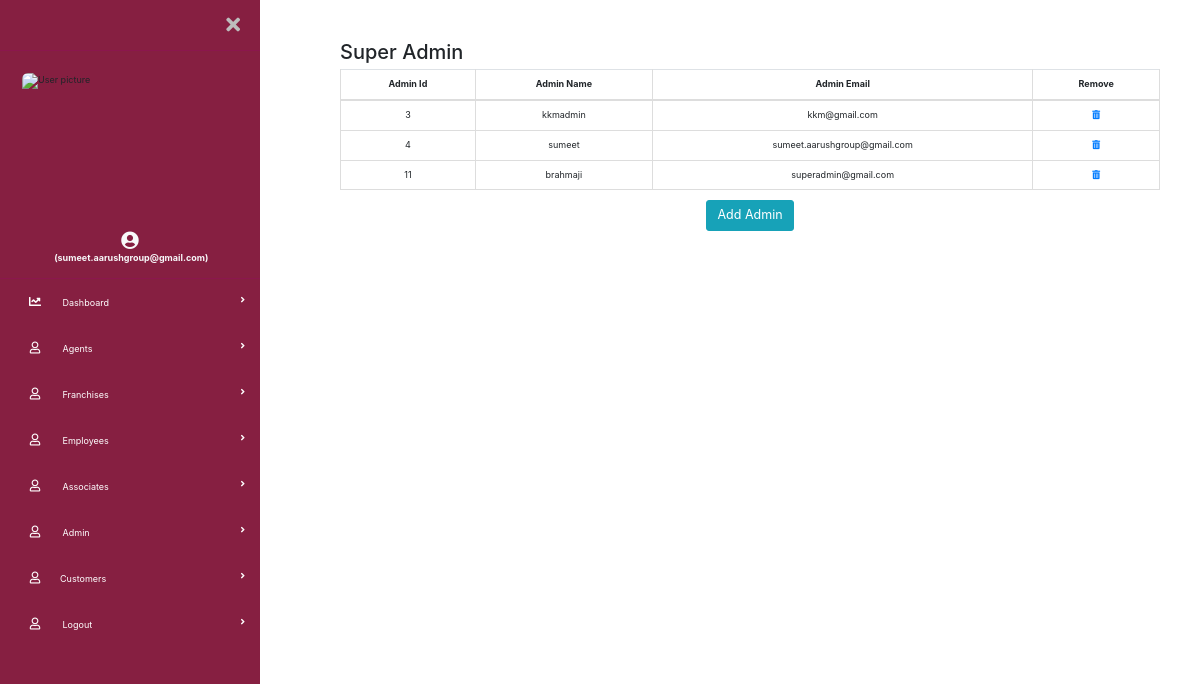
The app's page /backend/Admin_panel/SuperAdmin_list.php (signed in) with its own data.
### tables this page shows
CREATE TABLE `adminlist` (
  `adminid` int(10) NOT NULL,
  `adminname` varchar(100) NOT NULL,
  `adminemail` varchar(100) NOT NULL,
  `adminpass` varchar(100) NOT NULL,
  `admincnfpass` varchar(100) NOT NULL
);

### backend/Admin_panel/SuperAdmin_list.php (the view, shortened to what this page needs)
<?php
include '../database.php';
$qry = "select * from adminlist";
$sql = mysqli_query($dbc, $qry) or die(mysqli_error($dbc));
$countadmin = mysqli_num_rows($sql);
?>
<!DOCTYPE html>
<html lang="en">
<link href="css/bootstrap.min.css" rel="stylesheet" id="bootstrap-css">
<!DOCTYPE html>
<html lang="en">
<head>
  <link rel="stylesheet" href="https://maxcdn.bootstrapcdn.com/bootstrap/4.0.0/css/bootstrap.min.css">
  <link href="https://use.fontawesome.com/releases/v5.0.6/css/all.css" rel="stylesheet">
  <link href="css/side.css" rel="stylesheet">
</head>
<body>
  <div class="page-wrapper chiller-theme toggled">
    <nav id="sidebar" class="sidebar-wrapper">
      <div class="sidebar-content">
        <div class="sidebar-brand">
          <div id="close-sidebar">
            <i class="fas fa-times"></i>
          </div>
        </div>
        <div class="sidebar-header">
          <div class="user-pic">
            <img class="img-responsive img-rounded" src="images/kkm-logo.png" alt="User picture">
          </div>
        </div>
        <div class="text-center">
          <span class=" text-light"><i class="fas fa-user-circle fa-2x"></i><br>&nbsp;<strong>(<?php echo $_SESSION['loginname']; ?>)</strong></span>
        </div><br>
        <div class="sidebar-menu">
        <?php include 'sidenav.php' ?>
    </nav>
    <main class="page-content">
      <div class="container-fluid">
        <h2>Super Admin</h2>
        <div class="row">
          <div class="col-lg-12 text-center">
            <?php if ($countadmin > 0) { ?>
              <table class="table table-bordered col-md-8">
                <thead>
                  <tr>
                    <th>Admin Id</th>
                    <th>Admin Name</th>
                    <th>Admin Email</th>
                    <th>Remove</th>
                  </tr>
                </thead>
                <?php while ($row = mysqli_fetch_assoc($sql)) { ?>
                  <tr>
                    <td><?php echo $row['adminid'] ?></td>
                    <td><?php echo $row['adminname'] ?></td>
                    <td><?php echo $row['adminemail'] ?></td>
                    <?php if (isset($_SESSION['loginname'])) {
                      echo "<td><a href='../remove/removeadmin.php?id=" . $row['adminid'] . "'><i class='fa fa-trash-alt' onClick=\"javascript: return confirm('Please confirm deletion');\"></i></a></td>";
                    } else {
                      echo "<td><a href='#'><i class='fa fa-trash-alt'></i></a></td>";
                    } ?>
                  </tr>
                <?php } ?>
              </table> <br>
            <?php } else { ?>
              <strong>No Data Available!!!</strong> <br><br>
            <?php } ?>
            <?php
            if (isset($_SESSION['loginname'])) {?>
                <button type="button" class="btn btn-info btn-lg" data-toggle="modal" data-target="#myModal" data-whatever="@mdo">Add Admin</button>
            <?php } ?>
          </div>
        </div>
      </div>
    </main>
  </div>
</body>
</html>

### backend/Admin_panel/css/side.css (style rules this page uses)
body { font-size: 0.9rem; }
.page-wrapper .sidebar-wrapper, .sidebar-wrapper .sidebar-brand > a, .sidebar-wrapper .sidebar-dropdown > a:after, .sidebar-wrapper .sidebar-menu .sidebar-dropdown .sidebar-submenu li a:before, .sidebar-wrapper ul li a i, .page-wrapper .page-content, .sidebar-wrapper .sidebar-search input.search-menu, .sidebar-wrapper .sidebar-search .input-group-text, .sidebar-wrapper .sidebar-menu ul li a, #show-sidebar, #close-sidebar { -webkit-transition: all 0.3s ease; -moz-transition: all 0.3s ease; -ms-transition: all 0.3s ease; -o-transition: all 0.3s ease; transition: all 0.3s ease; }
.page-wrapper { height: 100vh; }
.page-wrapper.toggled .sidebar-wrapper { left: 0px; }
@media screen and (min-width: 768px) { .page-wrapper.toggled .page-content { padding-left: 300px; } }
.sidebar-wrapper { width: 260px; height: 100%; max-height: 100%; position: fixed; top: 0; left: -300px; z-index: 999; }
.sidebar-content { max-height: calc(100% - 30px); height: calc(100% - 30px); overflow-y: auto; position: relative; }
.sidebar-wrapper .sidebar-brand { padding: 10px 20px; display: flex; align-items: center; }
.sidebar-wrapper .sidebar-brand #close-sidebar { cursor: pointer; font-size: 20px; }
.sidebar-wrapper .sidebar-header { padding: 20px; overflow: hidden; }
.sidebar-wrapper .sidebar-header .user-pic { float: left; width: 200px; padding: 2px; border-radius: 12px; margin-right: 15px; overflow: hidden; height: 140px; }
.sidebar-wrapper .sidebar-header .user-pic img { height: 100%; width: 100%; }
.sidebar-wrapper .sidebar-menu { padding-bottom: 10px; }
.page-wrapper .page-content { display: inline-block; width: 100%; padding-left: 0px; padding-top: 20px; }
.page-wrapper .page-content > div { padding: 20px 40px; }
.page-wrapper .page-content { overflow-x: hidden; }
.chiller-theme .sidebar-wrapper { background: #861f41;; }
.chiller-theme .sidebar-wrapper .sidebar-header, .chiller-theme .sidebar-wrapper .sidebar-search, .chiller-theme .sidebar-wrapper .sidebar-menu { border-top: 1px solid #8b174d; }
.page-wrapper.chiller-theme.toggled #close-sidebar { color: #bdbdbd; }

### records on screen
adminlist: adminid "3", adminname "kkmadmin", adminemail "kkm@gmail.com"
adminlist: adminid "4", adminname "sumeet", adminemail "sumeet.aarushgroup@gmail.com"
adminlist: adminid "11", adminname "brahmaji", adminemail "superadmin@gmail.com"

### other values on screen
$_SESSION['loginname'] "sumeet.aarushgroup@gmail.com"
